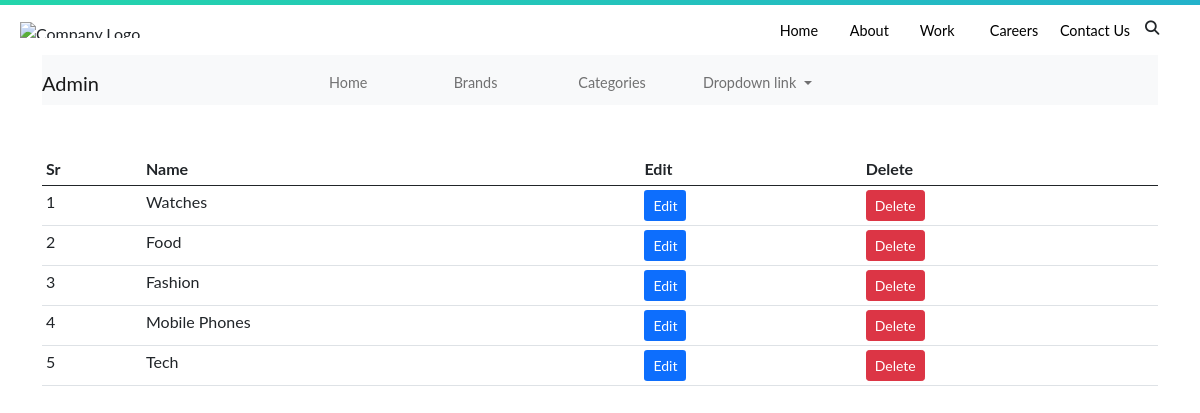
/categories (signed in), run on the app's committed database.
### shop/products/models.py (models this page shows, shortened)
class Category(db.Model):
    id = db.Column(db.Integer, primary_key=True)
    name = db.Column(db.String(100),unique=True, nullable=False)

### shop/admin/routes.py (the view)
@app.route('/categories')
def categories():
    if 'email' not in session:
        flash('Please login first!', 'danger')
        return redirect(url_for('login'))
    categories = Category.query.order_by(Category.id.desc()).all()
    return render_template('admin/brand_category.html',title="Category Page", categories=categories)

### shop/templates/admin/brand_category.html (shortened to what this page needs)
{% extends "layout.html" %} {% block content %} {% include '_messages.html' %}
<div class="container">
  <nav class="navbar navbar-expand-lg navbar-light bg-light">
    <a class="navbar-brand" href="#">Admin</a>
    <div class="collapse navbar-collapse" id="navbarNavDropdown">
      <ul class="navbar-nav">
        <li class="nav-item active">
          <a class="nav-link" href="/admin"
            >Home</a
          >
        </li>
        <li class="nav-item">
          <a class="nav-link" href="/brands">Brands</a>
        </li>
        <li class="nav-item">
          <a class="nav-link" href="/categories">Categories</a>
        </li>
        <li class="nav-item dropdown">
          <a
            class="nav-link dropdown-toggle"
            href="#"
            id="navbarDropdownMenuLink"
            data-toggle="dropdown"
            aria-haspopup="true"
            aria-expanded="false"
          >
            Dropdown link
          </a>
        </li>
      </ul>
    </div>
  </nav>
</div>
<div class="container mt-5">
    <table class="table table-sm table-condensed table-stripped">
        <thead>
            <th>Sr</th>
            <th>Name</th>
            <th>Edit</th>
            <th>Delete</th>
        </thead>
        <tbody>
          {% if brands %}
          {% for brand in brands %}
            <tr>
                <td>{{ loop.index }}</td>
                <td>{{ brand.name }}</td>
                <td><a class="btn btn-sm " href="/updatebrand/{{ brand.id }}" style="background-color: #0d6efd; color: white;">Edit</a></td>
                <td>
                  <button class="btn btn-sm btn-danger" type="button" data-bs-toggle="modal" data-bs-target="#exampleModal-{{ brand.id }}">Delete</button>
                </td>
            </tr>
<div class="modal fade" id="exampleModal-{{ brand.id }}" tabindex="-1" aria-labelledby="exampleModalLabel" aria-hidden="true">
  <div class="modal-dialog">
    <div class="modal-content">
      <div class="modal-header">
        <h5 class="modal-title" id="exampleModalLabel">{{ brand.name }}</h5>
        <button type="button" class="btn-close" data-bs-dismiss="modal" aria-label="Close"></button>
      </div>
      <div class="modal-body">
        <span class="text-danger">Are you sure that you want to delete {{ brand.name }}?</span>
      </div>
      <div class="modal-footer">
        <button type="button" class="btn btn-secondary btn-warning" data-bs-dismiss="modal">Cancel</button>
        <form action="/brands/delete/{{ brand.id }}" method="POST">
          <button type="submit" class="btn btn-danger">Delete</button>
        </form>
      </div>
    </div>
  </div>
</div>
          {% endfor %}
          {% else %}
          {% for category in categories %}
            <tr>
                <td>{{ loop.index }}</td>
                <td>{{ category.name }}</td>
                <td><a class="btn btn-sm " href="/updatecategory/{{ category.id }}" style="background-color: #0d6efd; color: white;">Edit</a></td>
                <td>
                  <button class="btn btn-sm btn-danger" type="button" data-bs-toggle="modal" data-bs-target="#exampleModal-{{ category.id }}">Delete</button>
                </td>
            </tr>
          {% endfor %}
          {% endif %}
            </tbody>
    </table>
</div>
{% endblock %}

### shop/static/css/style.css (style rules this page uses)
* { margin: 0; padding: 0; box-sizing: border-box; font-family: "Lato", "Arial", sans-serif; }
.navbar { display: grid; grid-template-columns: 1fr 3fr; align-items: center; height: 50px; overflow: hidden; }
.navbar ul { list-style: none; display: grid; grid-template-columns: repeat(6, 1fr); justify-self: end; }
.nav-item a { color: #000; font-size: 0.9rem; font-weight: 400; text-decoration: none; transition: color 0.3s ease-out; }

### data on the page
Category: name "Watches"
Category: name "Food"
Category: name "Fashion"
Category: name "Mobile Phones"
Category: name "Tech"
